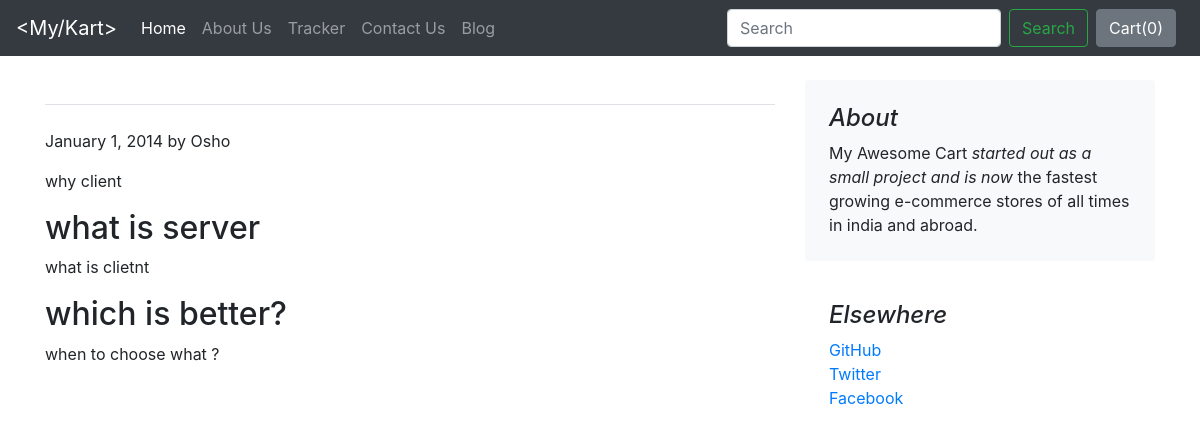
/eread/blogpost/1/, run on the app's committed database.
### eread/models.py (models this page shows)
class Blogpost(models.Model):
    post_id = models.AutoField(primary_key= True)
    tilte = models.CharField(max_length=50)
    head0 = models.CharField(max_length=500, default="")
    chead0 = models.CharField(max_length=5000, default="")
    head1 = models.CharField(max_length=500, default="")
    chead1 = models.CharField(max_length=5000, default="")
    head2 = models.CharField(max_length=500, default="")
    chead2 = models.CharField(max_length=5000, default="")
    pub_date = models.DateField()
    thumbnail = models.ImageField(upload_to='shop/images', default="")
    def __str__(self):
        return self.tilte

### eread/views.py (the view)
# urls.py: path("blogpost/<int:id>/", views.blogpost, name="blogHome")
def blogpost(request, id):
    post = Blogpost.objects.filter(post_id = id)[0]
    print(post)
    return render(request, 'eread/blogpost.html',{'post':post})

### eread/templates/eread/blogpost.html (shortened to what this page needs)
{% extends 'eread/basic.html' %}
{% block body %}
<div class="container">
    <div class="row mt-4">
        <div class="col-md-8 blog-main">
            <h3 class="pb-4 mb-4 font-italic border-bottom">
            </h3>
            <div class="blog-post">
                <p class="blog-post-meta">January 1, 2014 by Osho</p>
                <p>{{post.chead0}}</p>
                <h2>{{post.head1}}</h2>
                <p>{{post.chead1}}</p>
                <h2>{{post.head2}}</h2>
                <p>{{post.chead2}}</p>
            </div>
        </div>
        <aside class="col-md-4 blog-sidebar">
            <div class="p-4 mb-3 bg-light rounded">
                <h4 class="font-italic">About</h4>
                <p class="mb-0">My Awesome Cart <em>started out as a small project and is now</em> the fastest growing e-commerce stores of all times in india and abroad.</p>
            </div>
            <div class="p-4">
                <h4 class="font-italic">Elsewhere</h4>
                <ol class="list-unstyled">
                    <li><a href="#">GitHub</a></li>
                    <li><a href="#">Twitter</a></li>
                    <li><a href="#">Facebook</a></li>
                </ol>
            </div>
        </aside>
    </div>
</div>
{% endblock %}

### data on the page
Blogpost: chead0 "why client", head1 "what is server", chead1 "what is clietnt", head2 "which is better?", chead2 "when to choose what ?"
